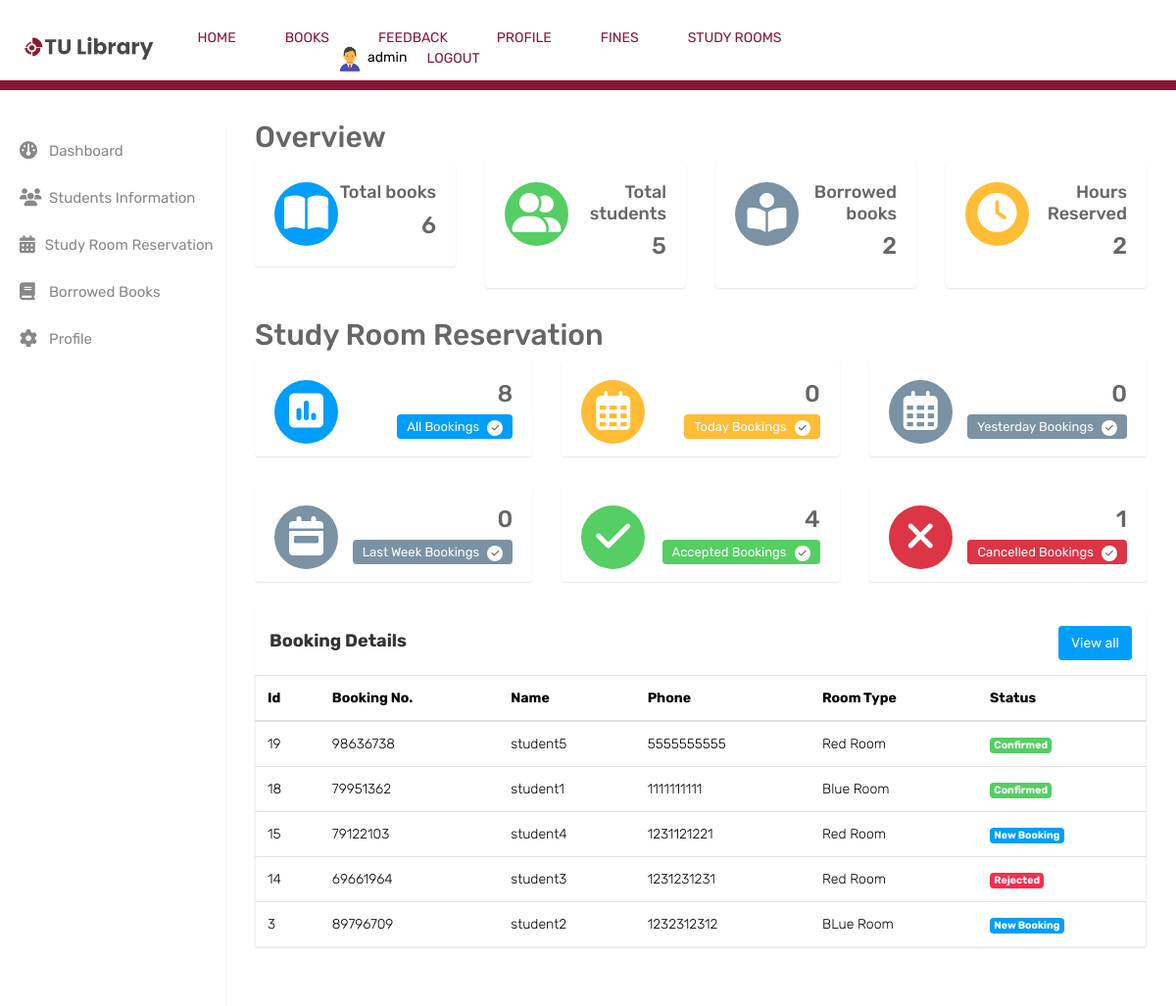
The app's page /library/Admin_/Analytics.php (signed in) with its own data.
### tables this page shows
CREATE TABLE `booking` (
  `id` int(11) NOT NULL,
  `booking_id` int(11) NOT NULL,
  `name` varchar(255) NOT NULL,
  `emailid` varchar(255) NOT NULL,
  `mobile` varchar(10) NOT NULL,
  `booking_date` date NOT NULL,
  `booking_time` time DEFAULT NULL,
  `booking_status` tinyint(4) NOT NULL DEFAULT 0 COMMENT '0=New Booking; 1=Confirmed; 2=Rejected;',
  `created_at` timestamp NOT NULL DEFAULT current_timestamp() ON UPDATE current_timestamp(),
  `room_type` varchar(255) DEFAULT NULL
);

### library/Admin_/Analytics.php (the view, shortened to what this page needs)
<?php
include 'partials/connection.php';
?>
<!DOCTYPE html>
<html lang="en">
<head>
    <link rel="stylesheet" type="text/css" href="assets/css/bootstrap.min.css">
    <link rel="stylesheet" type="text/css" href="assets/css/font-awesome.min.css">
    <link rel="stylesheet" href="https://cdnjs.cloudflare.com/ajax/libs/font-awesome/6.5.1/css/all.min.css">
    <link rel="stylesheet" type="text/css" href="assets/css/select2.min.css">
    <link rel="stylesheet" type="text/css" href="assets/css/bootstrap-datetimepicker.min.css">
    <link rel="stylesheet" type="text/css" href="assets/css/style.css">
</head>
<body>
<body>
<div class="container-xxl bg-white p-0">
    <div class="container-xxl position-relative p-0">
        <div class="navbar navbar-expand-lg  px-4 px-lg-5 py-3 py-lg-0">
            <div class="navbar-header">
                <a href="index.php"><img src="images/logo1.png" style="height: 40px; margin-top: -40px; margin-left: -40px; "></a>
            </div>
            <nav class="navbar navbar-inverse">
                <div class="container-fluid">
                    <ul class="nav navbar-nav" style="margin-top: 20px;">
                        <ul  class="nav navbar-nav" style="display: flex; align-items: flex-start;color: #891635">
                            <li><a href="index.php">HOME</a></li>
                            <li style="margin-left: 50px"><a href="books.php">BOOKS</a></li>
                            <li style="margin-left: 50px;"><a href="feedback.php">FEEDBACK</a></li>
                        </ul>
                        <?php
                        if(isset($_SESSION['login_user']))
                        {
                            ?>
                            <ul class="nav navbar-nav">
                                <li style="margin-left: 50px;"><a href="profile.php">PROFILE</a></li>
                                <li style="margin-left: 50px;"><a href="fine.php">FINES</a></li>
                                <li style="margin-left: 50px;margin-right: 150px;"><a href="booking.php">STUDY ROOMS</a></li>
                            </ul>
                            <ul class="nav navbar-nav navbar-right" style="display: flex; align-items: flex-start;">
                                <li><a href="profile.php">
                                        <div style="color: black;margin-top: -5px; margin-left: 140px">
                                            <?php
                                            echo "<img class='img-circle profile_img' height=30 width=30 src='images/".$_SESSION['pic']."'>";
                                            echo " ".$_SESSION['login_user'];
                                            ?>
                                        </div>
                                    </a></li>
                                <li style="margin-left: 20px;"><a href="logout.php"><span class="glyphicon glyphicon-log-out"> LOGOUT</span></a></li>
                            </ul>
                            <?php
                        }
                        else
                        {   ?>
                            <ul class="nav navbar-nav navbar-right" style="display: flex; align-items: flex-start;">
                                <li style="margin-left: 600px;"><a href="admin_login.php"><span class="glyphicon glyphicon-log-in"> LOGIN</span></a></li>
                            </ul>
                            <?php
                        }
                        ?>
                    </ul>
            </nav>
        </div>
        <div style="background-color: #891635; height: 10px;margin-top: -50px"></div>
    </div>
<div class="sidebar" id="sidebar" style="margin-top: 80px">
    <div class="sidebar-inner slimscroll">
        <div id="sidebar-menu" class="sidebar-menu" >
            <ul>
                <li><a href="Analytics.php" class="active"><i class="fa-solid fa-gauge"></i><span>Dashboard</span></a></li>
                <li><a href="student.php"><i class="fa-solid fa-users"></i><span>Students Information</span></a></li>
                <li><a href="booking.php" class=""><i class="fa-solid fa-calendar-days"></i><span>Study Room Reservation</span></a></li>
                <li><a href="issue_info.php"><i class="fa-solid fa-book"></i></i><span>Borrowed Books</span></a></li>
                <li><a href="#"><i class="fa-solid fa-gear"></i><span>Profile</span></a></li>
            </ul>
        </div>
    </div>
</div>
<div class="page-wrapper">
    <div class="content" style="margin-top: -50px">
        <?php
        $fetch_students_query = mysqli_query($conn, "SELECT COUNT(*) AS total_students FROM student");
        $total_students = mysqli_fetch_assoc($fetch_students_query)['total_students'];
        $fetch_borrowed_books_query = mysqli_query($conn, "SELECT COUNT(*) AS total_borrowed_books FROM issue_book WHERE approve = 'Yes'");
        $total_borrowed_books = mysqli_fetch_assoc($fetch_borrowed_books_query)['total_borrowed_books'];
        $fetch_hours_reserved_query = mysqli_query($conn, "SELECT COUNT(*) * 2 AS total_hours_reserved FROM booking WHERE booking_status = 2");
        $total_hours_reserved = mysqli_fetch_assoc($fetch_hours_reserved_query)['total_hours_reserved'];
        ?>
        <h2 class="section-head">Overview</h2>
        <div class="row">
            <div class="col-md-6 col-sm-6 col-lg-3 col-xl-3">
                <div class="dash-widget">
                    <span class="dash-widget-bg1"><i class="fa-solid fa-book-open"></i></span>
                    <div class="dash-widget-info text-right">
                        <h4>Total books</h4>
                        <?php
                        $fetch_query = mysqli_query($conn, "SELECT COUNT(*) AS total_books FROM books");
                        $total_books = mysqli_fetch_assoc($fetch_query)['total_books'];
                        ?>
                        <h3><?php echo $total_books; ?></h3>
                    </div>
                </div>
            </div>
            <div class="col-md-6 col-sm-6 col-lg-3 col-xl-3">
                <div class="dash-widget">
                    <span class="dash-widget-bg2"><i class="fa-solid fa-user-group"></i></span>
                    <div class="dash-widget-info text-right">
                        <h4>Total students</h4>
                        <h3><?php echo $total_students; ?></h3>
                    </div>
                </div>
            </div>
            <div class="col-md-6 col-sm-6 col-lg-3 col-xl-3">
                <div class="dash-widget">
                    <span class="dash-widget-bg3"><i class="fa-solid fa-book-open-reader"></i></span>
                    <div class="dash-widget-info text-right">
                        <h4>Borrowed books</h4>
                        <h3><?php echo $total_borrowed_books; ?></h3>
                    </div>
                </div>
            </div>
            <div class="col-md-6 col-sm-6 col-lg-3 col-xl-3">
                <div class="dash-widget">
                    <span class="dash-widget-bg4"><i class="fa-solid fa-clock"></i></span>
                    <div class="dash-widget-info text-right">
                        <h4>Hours Reserved</h4>
                        <h3><?php echo $total_hours_reserved; ?></h3>
                    </div>
                </div>
            </div>
        </div>
        <h2 class="section-head">Study Room Reservation</h2>
        <div class="row">
            <div class="col-md-6 col-sm-6 col-lg-6 col-xl-4">
                <div class="dash-widget">
                    <span class="dash-widget-bg1"><i class="fa-sharp fa-solid fa-square-poll-vertical"></i></span>
                    <?php
                    $fetch_query = mysqli_query($conn, "SELECT COUNT(*) AS total FROM booking");
                    $booking = mysqli_fetch_row($fetch_query);
                    ?>
                    <div class="dash-widget-info text-right">
                        <h3><?php echo $booking[0]; ?></h3>
                        <span class="widget-title1">All Bookings <i class="fa fa-check" aria-hidden="true"></i></span>
                    </div>
                </div>
            </div>
            <div class="col-md-6 col-sm-6 col-lg-6 col-xl-4">
                <div class="dash-widget">
                    <span class="dash-widget-bg4"><i class="fa-regular fa-calendar-days"></i></span>
                    <?php
                    $fetch_query = mysqli_query($conn, "SELECT COUNT(*) AS total FROM booking WHERE DATE(created_at) = CURDATE()");
                    $today_booking = mysqli_fetch_row($fetch_query);
                    ?>
                    <div class="dash-widget-info text-right">
                        <h3><?php echo $today_booking[0]; ?></h3>
                        <span class="widget-title4">Today Bookings <i class="fa fa-check" aria-hidden="true"></i></span>
                    </div>
                </div>
            </div>
            <div class="col-md-6 col-sm-6 col-lg-6 col-xl-4">
                <div class="dash-widget">
                    <span class="dash-widget-bg3"><i class="fa-regular fa-calendar-days"></i></span>
                    <?php
                    $fetch_query = mysqli_query($conn, "SELECT COUNT(*) AS total FROM booking WHERE DATE(created_at) = CURDATE() - 1");
                    $yesterday_booking = mysqli_fetch_row($fetch_query);
                    ?>
                    <div class="dash-widget-info text-right">
                        <h3><?php echo $yesterday_booking[0]; ?></h3>
                        <span class="widget-title3">Yesterday Bookings <i class="fa fa-check" aria-hidden="true"></i></span>
                    </div>
                </div>
            </div>
            <div class="col-md-6 col-sm-6 col-lg-6 col-xl-4">
                <div class="dash-widget">
                    <span class="dash-widget-bg3"><i class="fa-solid fa-calendar-week"></i></span>
                    <?php
                    $fetch_query = mysqli_query($conn, "SELECT COUNT(*) AS total FROM booking WHERE WEEK(DATE(created_at)) = WEEK(NOW())");
                    $week_booking = mysqli_fetch_row($fetch_query);
                    ?>
                    <div class="dash-widget-info text-right">
                        <h3><?php echo $week_booking[0]; ?></h3>
                        <span class="widget-title3">Last Week Bookings <i class="fa fa-check" aria-hidden="true"></i></span>
                    </div>
                </div>
            </div>
            <div class="col-md-6 col-sm-6 col-lg-6 col-xl-4">
                <div class="dash-widget">
                    <span class="dash-widget-bg2"><i class="fa-solid fa-check"></i></span>
                    <?php
                    $fetch_query = mysqli_query($conn, "SELECT COUNT(*) AS total FROM booking WHERE booking_status = 1");
                    $accept_booking = mysqli_fetch_row($fetch_query);
                    ?>
                    <div class="dash-widget-info text-right">
                        <h3><?php echo $accept_booking[0]; ?></h3>
                        <span class="widget-title2">Accepted Bookings <i class="fa fa-check" aria-hidden="true"></i></span>
                    </div>
                </div>
            </div>
            <div class="col-md-6 col-sm-6 col-lg-6 col-xl-4">
                <div class="dash-widget">
                    <span class="dash-widget-bg5"><i class="fa fa-close" aria-hidden="true"></i></span>
                    <?php
                    $fetch_query = mysqli_query($conn, "SELECT COUNT(*) AS total FROM booking WHERE booking_status = 2");
                    $cancel_booking = mysqli_fetch_row($fetch_query);
                    ?>
                    <div class="dash-widget-info text-right">
                        <h3><?php echo $cancel_booking[0]; ?></h3>
                        <span class="widget-title5">Cancelled Bookings <i class="fa fa-check" aria-hidden="true"></i></span>
                    </div>
                </div>
            </div>
        </div>
        <div class="row">
            <div class="col-12">
                <div class="card">
                    <div class="card-header">
                        <h1 class="card-title d-inline-block"><strong> Booking Details</strong></h1>
                        <a href="booking.php" class="btn btn-primary float-right">View all</a>
                    </div>
                    <div class="card-block">
                        <div class="table-responsive">
                            <table class="table mb-0 new-patient-table">
                                <thead>
                                <tr>
                                    <th>Id</th>
                                    <th>Booking No.</th>
                                    <th>Name</th>
                                    <th>Phone</th>
                                    <th>Room Type</th>
                                    <th>Status</th>
                                </tr>
                                </thead>
                                <tbody>
                                <?php
                                $sql = "SELECT * FROM booking ORDER BY created_at DESC LIMIT 5";
                                $result = mysqli_query($conn, $sql);
                                while ($row = mysqli_fetch_assoc($result)) {
                                    $Id = $row['id'];
                                    $booking_id = $row['booking_id'];
                                    $name = $row['name'];
                                    $mobile = $row['mobile'];
                                    $room_type = $row['room_type'];
                                    $booking_status = $row['booking_status'];
                                    if ($booking_status == 0) {
                                        $bookStatus = "<span class='badge badge-primary'>New Booking</span>";
                                    } elseif ($booking_status == 1) {
                                        $bookStatus = "<span class='badge badge-success'>Confirmed</span>";
                                    } else {
                                        $bookStatus = "<span class='badge badge-danger'>Rejected</span>";
                                    }
                                    ?>
                                    <tr>
                                        <td><?php echo $Id; ?></td>
                                        <td><?php echo $booking_id; ?></td>
                                        <td><?php echo $name; ?></td>
                                        <td><?php echo $mobile; ?></td>
                                        <td><?php echo $room_type; ?></td>
                                        <td><?php echo $bookStatus; ?></td>
                                    </tr>
                                <?php } ?>
                                </tbody>
                            </table>
                        </div>
                    </div>
                </div>
            </div>
        </div>
    </div>
</body>
</html>

### records on screen
booking: id "19", booking "98636738", name "student5", mobile "5555555555", room_type "Red Room", booking_status "Confirmed"
booking: id "18", booking "79951362", name "student1", mobile "1111111111", room_type "Blue Room", booking_status "Confirmed"
booking: id "15", booking "79122103", name "student4", mobile "1231121221", room_type "Red Room", booking_status "New Booking"
booking: id "14", booking "69661964", name "student3", mobile "1231231231", room_type "Red Room", booking_status "Rejected"
booking: id "3", booking "89796709", name "student2", mobile "1232312312", room_type "BLue Room", booking_status "New Booking"

### other values on screen
$_SESSION['login_user'] "admin"
$total_books "6"
$total_students "5"
$total_borrowed_books "2"
$total_hours_reserved "2"
$booking[0] "8"
$today_booking[0] "0"
$yesterday_booking[0] "0"
$week_booking[0] "0"
$accept_booking[0] "4"
$cancel_booking[0] "1"
